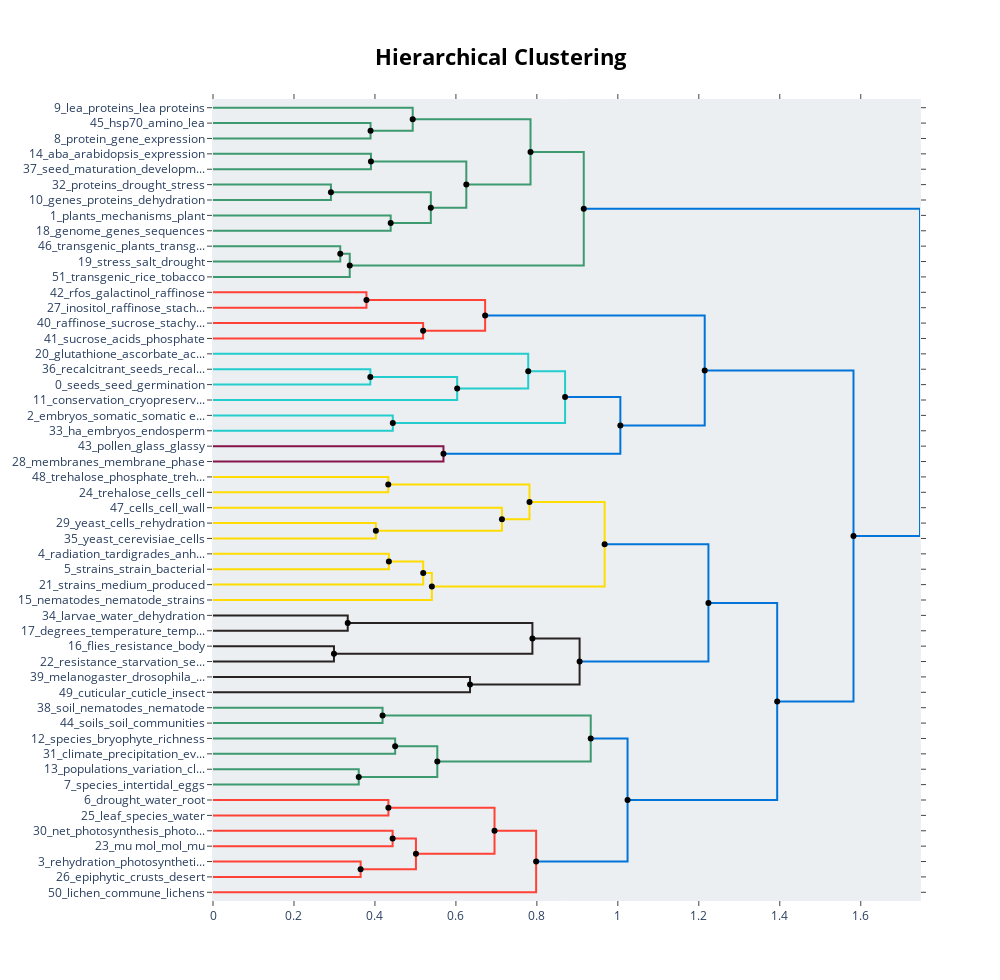

The notebook cell saved with this chart:
### Code cell
topic_model.visualize_hierarchy(hierarchical_topics=hierarchical_topics)

### Figure 1 — Plotly figure (JSON) as saved in the notebook; plotly's stock layout.template omitted (floating-point values rounded to 4 significant figures)
{"data": [{"hoverinfo": "text", "marker": {"color": "rgb(61,153,112)"}, "mode": "lines", "text": ["hsp70_amino_lea_bp_protein", "", "", "protein_gene_expression_proteins_cdna"], "type": "scatter", "x": [0, 0.3892, 0.3892, 0], "xaxis": "x", "y": [-15, -15, -25, -25], "yaxis": "y"}, {"hoverinfo": "text", "marker": {"color": "rgb(61,153,112)"}, "mode": "lines", "text": ["lea_proteins_lea proteins_protein_group", "", "", "protein_gene_expression_cdna_proteins"], "type": "scatter", "x": [0, 0.4933, 0.4933, 0.3892], "xaxis": "x", "y": [-5, -5, -20, -20], "yaxis": "y"}, {"hoverinfo": "text", "marker": {"color": "rgb(61,153,112)"}, "mode": "lines", "text": ["aba_arabidopsis_expression_abi3_genes", "", "", "seed_maturation_development_genes_expression"], "type": "scatter", "x": [0, 0.3901, 0.3901, 0], "xaxis": "x", "y": [-35, -35, -45, -45], "yaxis": "y"}, {"hoverinfo": "text", "marker": {"color": "rgb(61,153,112)"}, "mode": "lines", "text": ["proteins_drought_stress_dt_metabolites", "", "", "genes_proteins_dehydration_expression_protein"], "type": "scatter", "x": [0, 0.2913, 0.2913, 0], "xaxis": "x", "y": [-55, -55, -65, -65], "yaxis": "y"}, {"hoverinfo": "text", "marker": {"color": "rgb(61,153,112)"}, "mode": "lines", "text": ["plants_mechanisms_plant_tolerance_desiccation", "", "", "genome_genes_sequences_gene_evolution"], "type": "scatter", "x": [0, 0.4389, 0.4389, 0], "xaxis": "x", "y": [-75, -75, -85, -85], "yaxis": "y"}, {"hoverinfo": "text", "marker": {"color": "rgb(61,153,112)"}, "mode": "lines", "text": ["genes_proteins_protein_stress_dehydration", "", "", "plants_plant_mechanisms_tolerance_desiccation"], "type": "scatter", "x": [0.2913, 0.538, 0.538, 0.4389], "xaxis": "x", "y": [-60, -60, -80, -80], "yaxis": "y"}, {"hoverinfo": "text", "marker": {"color": "rgb(61,153,112)"}, "mode": "lines", "text": ["aba_expression_genes_seed_arabidopsis", "", "", "plants_genes_proteins_stress_desiccation"], "type": "scatter", "x": [0.3901, 0.6257, 0.6257, 0.538], "xaxis": "x", "y": [-40, -40, -70, -70], "yaxis": "y"}, {"hoverinfo": "text", "marker": {"color": "rgb(61,153,112)"}, "mode": "lines", "text": ["lea_proteins_protein_lea proteins_group", "", "", "genes_plants_stress_proteins_expression"], "type": "scatter", "x": [0.4933, 0.7843, 0.7843, 0.6257], "xaxis": "x", "y": [-12.5, -12.5, -55, -55], "yaxis": "y"}, {"hoverinfo": "text", "marker": {"color": "rgb(61,153,112)"}, "mode": "lines", "text": ["transgenic_plants_transgenic plants_stress_promoter", "", "", "stress_salt_drought_transgenic_plants"], "type": "scatter", "x": [0, 0.3143, 0.3143, 0], "xaxis": "x", "y": [-95, -95, -105, -105], "yaxis": "y"}, {"hoverinfo": "text", "marker": {"color": "rgb(61,153,112)"}, "mode": "lines", "text": ["transgenic_stress_drought_plants_salt", "", "", "transgenic_rice_tobacco_stress_plants"], "type": "scatter", "x": [0.3143, 0.3378, 0.3378, 0], "xaxis": "x", "y": [-100, -100, -115, -115], "yaxis": "y"}, {"hoverinfo": "text", "marker": {"color": "rgb(61,153,112)"}, "mode": "lines", "text": ["proteins_genes_protein_stress_expression", "", "", "transgenic_stress_plants_drought_salt"], "type": "scatter", "x": [0.7843, 0.9158, 0.9158, 0.3378], "xaxis": "x", "y": [-33.75, -33.75, -107.5, -107.5], "yaxis": "y"}, {"hoverinfo": "text", "marker": {"color": "rgb(255,65,54)"}, "mode": "lines", "text": ["rfos_galactinol_raffinose_synthase_rfo", "", "", "inositol_raffinose_stachyose_myo_myo inositol"], "type": "scatter", "x": [0, 0.3791, 0.3791, 0], "xaxis": "x", "y": [-125, -125, -135, -135], "yaxis": "y"}, {"hoverinfo": "text", "marker": {"color": "rgb(255,65,54)"}, "mode": "lines", "text": ["raffinose_sucrose_stachyose_carbohydrates_soluble", "", "", "sucrose_acids_phosphate_fatty_glucose"], "type": "scatter", "x": [0, 0.519, 0.519, 0], "xaxis": "x", "y": [-145, -145, -155, -155], "yaxis": "y"}, {"hoverinfo": "text", "marker": {"color": "rgb(255,65,54)"}, "mode": "lines", "text": ["raffinose_rfos_galactinol_inositol_stachyose", "", "", "sucrose_raffinose_sugars_glucose_fructose"], "type": "scatter", "x": [0.3791, 0.6722, 0.6722, 0.519], "xaxis": "x", "y": [-130, -130, -150, -150], "yaxis": "y"}, {"hoverinfo": "text", "marker": {"color": "rgb(35,205,205)"}, "mode": "lines", "text": ["recalcitrant_seeds_recalcitrant seeds_orthodox_water contents", "", "", "seeds_seed_germination_storage_content"], "type": "scatter", "x": [0, 0.3886, 0.3886, 0], "xaxis": "x", "y": [-175, -175, -185, -185], "yaxis": "y"}, {"hoverinfo": "text", "marker": {"color": "rgb(35,205,205)"}, "mode": "lines", "text": ["seeds_seed_germination_storage_drying", "", "", "conservation_cryopreservation_situ_ex situ_ex"], "type": "scatter", "x": [0.3886, 0.6031, 0.6031, 0], "xaxis": "x", "y": [-180, -180, -195, -195], "yaxis": "y"}, {"hoverinfo": "text", "marker": {"color": "rgb(35,205,205)"}, "mode": "lines", "text": ["glutathione_ascorbate_activities_antioxidant_reductase", "", "", "seeds_seed_germination_storage_drying"], "type": "scatter", "x": [0, 0.7786, 0.7786, 0.6031], "xaxis": "x", "y": [-165, -165, -187.5, -187.5], "yaxis": "y"}, {"hoverinfo": "text", "marker": {"color": "rgb(35,205,205)"}, "mode": "lines", "text": ["embryos_somatic_somatic embryos_medium_aba", "", "", "ha_embryos_endosperm_kg_somatic"], "type": "scatter", "x": [0, 0.4441, 0.4441, 0], "xaxis": "x", "y": [-205, -205, -215, -215], "yaxis": "y"}, {"hoverinfo": "text", "marker": {"color": "rgb(35,205,205)"}, "mode": "lines", "text": ["seeds_seed_germination_storage_drying", "", "", "embryos_somatic_somatic embryos_aba_medium"], "type": "scatter", "x": [0.7786, 0.8697, 0.8697, 0.4441], "xaxis": "x", "y": [-176.2, -176.2, -210, -210], "yaxis": "y"}, {"hoverinfo": "text", "marker": {"color": "rgb(133,20,75)"}, "mode": "lines", "text": ["pollen_glass_glassy_cysts_ftir", "", "", "membranes_membrane_phase_fusion_transition"], "type": "scatter", "x": [0, 0.5693, 0.5693, 0], "xaxis": "x", "y": [-225, -225, -235, -235], "yaxis": "y"}, {"hoverinfo": "text", "marker": {"color": "rgb(0,116,217)"}, "mode": "lines", "text": ["seeds_seed_germination_embryos_storage", "", "", "pollen_membranes_glass_transition_phase"], "type": "scatter", "x": [0.8697, 1.006, 1.006, 0.5693], "xaxis": "x", "y": [-193.1, -193.1, -230, -230], "yaxis": "y"}, {"hoverinfo": "text", "marker": {"color": "rgb(0,116,217)"}, "mode": "lines", "text": ["raffinose_stachyose_sucrose_galactinol_rfos", "", "", "seeds_seed_germination_embryos_storage"], "type": "scatter", "x": [0.6722, 1.215, 1.215, 1.006], "xaxis": "x", "y": [-140, -140, -211.6, -211.6], "yaxis": "y"}, {"hoverinfo": "text", "marker": {"color": "rgb(255,220,0)"}, "mode": "lines", "text": ["trehalose_phosphate_trehalose phosphate_glucose_disaccharide", "", "", "trehalose_cells_cell_intracellular_mammalian"], "type": "scatter", "x": [0, 0.4329, 0.4329, 0], "xaxis": "x", "y": [-245, -245, -255, -255], "yaxis": "y"}, {"hoverinfo": "text", "marker": {"color": "rgb(255,220,0)"}, "mode": "lines", "text": ["yeast_cells_rehydration_trehalose_calcium", "", "", "yeast_cerevisiae_cells_strain_strains"], "type": "scatter", "x": [0, 0.4023, 0.4023, 0], "xaxis": "x", "y": [-275, -275, -285, -285], "yaxis": "y"}, {"hoverinfo": "text", "marker": {"color": "rgb(255,220,0)"}, "mode": "lines", "text": ["cells_cell_wall_walls_cell wall", "", "", "yeast_cerevisiae_cells_strain_saccharomyces"], "type": "scatter", "x": [0, 0.7137, 0.7137, 0.4023], "xaxis": "x", "y": [-265, -265, -280, -280], "yaxis": "y"}, {"hoverinfo": "text", "marker": {"color": "rgb(255,220,0)"}, "mode": "lines", "text": ["trehalose_cells_phosphate_intracellular_cell", "", "", "cells_yeast_cell_cerevisiae_rehydration"], "type": "scatter", "x": [0.4329, 0.7818, 0.7818, 0.7137], "xaxis": "x", "y": [-250, -250, -272.5, -272.5], "yaxis": "y"}, {"hoverinfo": "text", "marker": {"color": "rgb(255,220,0)"}, "mode": "lines", "text": ["radiation_tardigrades_anhydrobiotic_anhydrobiosis_sp", "", "", "strains_strain_bacterial_survival_cells"], "type": "scatter", "x": [0, 0.4344, 0.4344, 0], "xaxis": "x", "y": [-295, -295, -305, -305], "yaxis": "y"}, {"hoverinfo": "text", "marker": {"color": "rgb(255,220,0)"}, "mode": "lines", "text": ["strains_radiation_survival_strain_bacteria", "", "", "strains_medium_produced_growth_peg"], "type": "scatter", "x": [0.4344, 0.5192, 0.5192, 0], "xaxis": "x", "y": [-300, -300, -315, -315], "yaxis": "y"}, {"hoverinfo": "text", "marker": {"color": "rgb(255,220,0)"}, "mode": "lines", "text": ["strains_radiation_survival_strain_cells", "", "", "nematodes_nematode_strains_juveniles_strain"], "type": "scatter", "x": [0.5192, 0.5406, 0.5406, 0], "xaxis": "x", "y": [-307.5, -307.5, -325, -325], "yaxis": "y"}, {"hoverinfo": "text", "marker": {"color": "rgb(255,220,0)"}, "mode": "lines", "text": ["trehalose_cells_cell_yeast_membrane", "", "", "strains_survival_strain_desiccation_radiation"], "type": "scatter", "x": [0.7818, 0.9674, 0.9674, 0.5406], "xaxis": "x", "y": [-261.2, -261.2, -316.2, -316.2], "yaxis": "y"}, {"hoverinfo": "text", "marker": {"color": "rgb(40,35,35)"}, "mode": "lines", "text": ["larvae_water_dehydration_cold_rh", "", "", "degrees_temperature_temperatures_water_cold"], "type": "scatter", "x": [0, 0.3328, 0.3328, 0], "xaxis": "x", "y": [-335, -335, -345, -345], "yaxis": "y"}, {"hoverinfo": "text", "marker": {"color": "rgb(40,35,35)"}, "mode": "lines", "text": ["flies_resistance_body_desiccation resistance_starvation", "", "", "resistance_starvation_selection_populations_drosophila"], "type": "scatter", "x": [0, 0.2988, 0.2988, 0], "xaxis": "x", "y": [-355, -355, -365, -365], "yaxis": "y"}, {"hoverinfo": "text", "marker": {"color": "rgb(40,35,35)"}, "mode": "lines", "text": ["degrees_larvae_water_cold_temperature", "", "", "resistance_flies_starvation_drosophila_desiccation resistance"], "type": "scatter", "x": [0.3328, 0.789, 0.789, 0.2988], "xaxis": "x", "y": [-340, -340, -360, -360], "yaxis": "y"}, {"hoverinfo": "text", "marker": {"color": "rgb(40,35,35)"}, "mode": "lines", "text": ["melanogaster_drosophila_receptor_peptide_signaling", "", "", "cuticular_cuticle_insect_permeability_rnai"], "type": "scatter", "x": [0, 0.6349, 0.6349, 0], "xaxis": "x", "y": [-375, -375, -385, -385], "yaxis": "y"}, {"hoverinfo": "text", "marker": {"color": "rgb(40,35,35)"}, "mode": "lines", "text": ["degrees_resistance_cold_body_water", "", "", "insect_cuticle_cuticular_insects_melanogaster"], "type": "scatter", "x": [0.789, 0.9055, 0.9055, 0.6349], "xaxis": "x", "y": [-350, -350, -380, -380], "yaxis": "y"}, {"hoverinfo": "text", "marker": {"color": "rgb(0,116,217)"}, "mode": "lines", "text": ["trehalose_cells_strains_strain_survival", "", "", "degrees_resistance_cold_body_water"], "type": "scatter", "x": [0.9674, 1.224, 1.224, 0.9055], "xaxis": "x", "y": [-288.8, -288.8, -365, -365], "yaxis": "y"}, {"hoverinfo": "text", "marker": {"color": "rgb(61,153,112)"}, "mode": "lines", "text": ["soil_nematodes_nematode_soil moisture_season", "", "", "soils_soil_communities_nematode_nematodes"], "type": "scatter", "x": [0, 0.4188, 0.4188, 0], "xaxis": "x", "y": [-395, -395, -405, -405], "yaxis": "y"}, {"hoverinfo": "text", "marker": {"color": "rgb(61,153,112)"}, "mode": "lines", "text": ["species_bryophyte_richness_forest_diversity", "", "", "climate_precipitation_events_communities_community"], "type": "scatter", "x": [0, 0.4499, 0.4499, 0], "xaxis": "x", "y": [-415, -415, -425, -425], "yaxis": "y"}, {"hoverinfo": "text", "marker": {"color": "rgb(61,153,112)"}, "mode": "lines", "text": ["populations_variation_climate_traits_species", "", "", "species_intertidal_eggs_snails_habitat"], "type": "scatter", "x": [0, 0.36, 0.36, 0], "xaxis": "x", "y": [-435, -435, -445, -445], "yaxis": "y"}, {"hoverinfo": "text", "marker": {"color": "rgb(61,153,112)"}, "mode": "lines", "text": ["species_forest_bryophyte_richness_climate", "", "", "species_intertidal_thermal_populations_tolerance"], "type": "scatter", "x": [0.4499, 0.5541, 0.5541, 0.36], "xaxis": "x", "y": [-420, -420, -440, -440], "yaxis": "y"}, {"hoverinfo": "text", "marker": {"color": "rgb(61,153,112)"}, "mode": "lines", "text": ["soil_soils_nematodes_nematode_communities", "", "", "species_climate_intertidal_distribution_thermal"], "type": "scatter", "x": [0.4188, 0.933, 0.933, 0.5541], "xaxis": "x", "y": [-400, -400, -430, -430], "yaxis": "y"}, {"hoverinfo": "text", "marker": {"color": "rgb(255,65,54)"}, "mode": "lines", "text": ["drought_water_root_yield_leaf", "", "", "leaf_species_water_drought_traits"], "type": "scatter", "x": [0, 0.4333, 0.4333, 0], "xaxis": "x", "y": [-455, -455, -465, -465], "yaxis": "y"}, {"hoverinfo": "text", "marker": {"color": "rgb(255,65,54)"}, "mode": "lines", "text": ["net_photosynthesis_photosynthetic_carbon_co2", "", "", "mu mol_mol_mu_irradiance_seawater"], "type": "scatter", "x": [0, 0.4437, 0.4437, 0], "xaxis": "x", "y": [-475, -475, -485, -485], "yaxis": "y"}, {"hoverinfo": "text", "marker": {"color": "rgb(255,65,54)"}, "mode": "lines", "text": ["rehydration_photosynthetic_light_chlorophyll_fluorescence", "", "", "epiphytic_crusts_desert_significantly_mosses"], "type": "scatter", "x": [0, 0.3646, 0.3646, 0], "xaxis": "x", "y": [-495, -495, -505, -505], "yaxis": "y"}, {"hoverinfo": "text", "marker": {"color": "rgb(255,65,54)"}, "mode": "lines", "text": ["photosynthetic_photosynthesis_mu mol_mol_mu", "", "", "rehydration_photosynthetic_light_desiccation_chlorophyll"], "type": "scatter", "x": [0.4437, 0.5013, 0.5013, 0.3646], "xaxis": "x", "y": [-480, -480, -500, -500], "yaxis": "y"}, {"hoverinfo": "text", "marker": {"color": "rgb(255,65,54)"}, "mode": "lines", "text": ["drought_leaf_water_species_root", "", "", "photosynthetic_light_rehydration_desiccation_fluorescence"], "type": "scatter", "x": [0.4333, 0.6954, 0.6954, 0.5013], "xaxis": "x", "y": [-460, -460, -490, -490], "yaxis": "y"}, {"hoverinfo": "text", "marker": {"color": "rgb(255,65,54)"}, "mode": "lines", "text": ["water_drought_leaf_photosynthetic_desiccation", "", "", "lichen_commune_lichens_da_uv"], "type": "scatter", "x": [0.6954, 0.7982, 0.7982, 0], "xaxis": "x", "y": [-475, -475, -515, -515], "yaxis": "y"}, {"hoverinfo": "text", "marker": {"color": "rgb(0,116,217)"}, "mode": "lines", "text": ["species_soil_climate_distribution_intertidal", "", "", "water_drought_leaf_photosynthetic_desiccation"], "type": "scatter", "x": [0.933, 1.024, 1.024, 0.7982], "xaxis": "x", "y": [-415, -415, -495, -495], "yaxis": "y"}, {"hoverinfo": "text", "marker": {"color": "rgb(0,116,217)"}, "mode": "lines", "text": ["trehalose_cells_degrees_strains_desiccation", "", "", "species_water_drought_desiccation_soil"], "type": "scatter", "x": [1.224, 1.394, 1.394, 1.024], "xaxis": "x", "y": [-326.9, -326.9, -455, -455], "yaxis": "y"}, {"hoverinfo": "text", "marker": {"color": "rgb(0,116,217)"}, "mode": "lines", "text": ["seeds_seed_germination_embryos_storage", "", "", "species_water_desiccation_tolerance_stress"], "type": "scatter", "x": [1.215, 1.582, 1.582, 1.394], "xaxis": "x", "y": [-175.8, -175.8, -390.9, -390.9], "yaxis": "y"}, {"hoverinfo": "text", "marker": {"color": "rgb(0,116,217)"}, "mode": "lines", "text": ["proteins_genes_stress_protein_plants", "", "", "desiccation_species_water_seeds_tolerance"], "type": "scatter", "x": [0.9158, 1.746, 1.746, 1.582], "xaxis": "x", "y": [-70.62, -70.62, -283.4, -283.4], "yaxis": "y"}, {"hoverinfo": "text", "hovertext": ["genes_proteins_protein_stress_dehydration", "aba_expression_genes_seed_arabidopsis", "lea_proteins_protein_lea proteins_group", "transgenic_stress_drought_plants_salt", "proteins_genes_protein_stress_expression", "raffinose_rfos_galactinol_inositol_stachyose", "seeds_seed_germination_storage_drying", "seeds_seed_germination_storage_drying", "seeds_seed_germination_embryos_storage", "raffinose_stachyose_sucrose_galactinol_rfos", "trehalose_cells_phosphate_intracellular_cell", "strains_radiation_survival_strain_bacteria", "strains_radiation_survival_strain_cells", "trehalose_cells_cell_yeast_membrane", "degrees_larvae_water_cold_temperature", "degrees_resistance_cold_body_water", "trehalose_cells_strains_strain_survival", "species_forest_bryophyte_richness_climate", "soil_soils_nematodes_nematode_communities", "photosynthetic_photosynthesis_mu mol_mol_mu", "drought_leaf_water_species_root", "water_drought_leaf_photosynthetic_desiccation", "species_soil_climate_distribution_intertidal", "trehalose_cells_degrees_strains_desiccation", "seeds_seed_germination_embryos_storage", "proteins_genes_stress_protein_plants"], "marker": {"color": "black"}, "mode": "markers", "showlegend": false, "type": "scatter", "x": [0.2913, 0.3901, 0.4933, 0.3143, 0.7843, 0.3791, 0.3886, 0.7786, 0.8697, 0.6722, 0.4329, 0.4344, 0.5192, 0.7818, 0.3328, 0.789, 0.9674, 0.4499, 0.4188, 0.4437, 0.4333, 0.6954, 0.933, 1.224, 1.215, 0.9158], "y": [-60, -40, -12.5, -100, -33.75, -130, -180, -176.2, -193.1, -140, -250, -300, -307.5, -261.2, -340, -350, -288.8, -420, -400, -480, -460, -475, -415, -326.9, -175.8, -70.62]}, {"hoverinfo": "text", "hovertext": ["protein_gene_expression_cdna_proteins", "plants_plant_mechanisms_tolerance_desiccation", "plants_genes_proteins_stress_desiccation", "genes_plants_stress_proteins_expression", "transgenic_stress_plants_drought_salt", "sucrose_raffinose_sugars_glucose_fructose", "seeds_seed_germination_storage_drying", "embryos_somatic_somatic embryos_aba_medium", "pollen_membranes_glass_transition_phase", "seeds_seed_germination_embryos_storage", "yeast_cerevisiae_cells_strain_saccharomyces", "cells_yeast_cell_cerevisiae_rehydration", "strains_survival_strain_desiccation_radiation", "resistance_flies_starvation_drosophila_desiccation resistance", "insect_cuticle_cuticular_insects_melanogaster", "degrees_resistance_cold_body_water", "species_intertidal_thermal_populations_tolerance", "species_climate_intertidal_distribution_thermal", "rehydration_photosynthetic_light_desiccation_chlorophyll", "photosynthetic_light_rehydration_desiccation_fluorescence", "water_drought_leaf_photosynthetic_desiccation", "species_water_drought_desiccation_soil", "species_water_desiccation_tolerance_stress", "desiccation_species_water_seeds_tolerance"], "marker": {"color": "black"}, "mode": "markers", "showlegend": false, "type": "scatter", "x": [0.3892, 0.4389, 0.538, 0.6257, 0.3378, 0.519, 0.6031, 0.4441, 0.5693, 1.006, 0.4023, 0.7137, 0.5406, 0.2988, 0.6349, 0.9055, 0.36, 0.5541, 0.3646, 0.5013, 0.7982, 1.024, 1.394, 1.582], "y": [-20, -80, -70, -55, -107.5, -150, -187.5, -210, -230, -211.6, -280, -272.5, -316.2, -360, -380, -365, -440, -430, -500, -490, -495, -455, -390.9, -283.4]}], "layout": {"autosize": false, "height": 980, "hoverlabel": {"bgcolor": "white", "font": {"family": "Rockwell", "size": 16}}, "hovermode": "closest", "plot_bgcolor": "#ECEFF1", "showlegend": false, "title": {"font": {"color": "Black", "size": 22}, "text": "<b>Hierarchical Clustering</b>", "x": 0.5, "xanchor": "center", "yanchor": "top"}, "width": 1000, "xaxis": {"mirror": "allticks", "rangemode": "tozero", "showgrid": false, "showline": true, "showticklabels": true, "ticks": "outside", "type": "linear", "zeroline": false}, "yaxis": {"mirror": "allticks", "range": [-520, 0], "rangemode": "tozero", "showgrid": false, "showline": true, "showticklabels": true, "tickmode": "array", "ticks": "outside", "ticktext": ["9_lea_proteins_lea proteins", "45_hsp70_amino_lea", "8_protein_gene_expression", "14_aba_arabidopsis_expression", "37_seed_maturation_developm...", "32_proteins_drought_stress", "10_genes_proteins_dehydration", "1_plants_mechanisms_plant", "18_genome_genes_sequences", "46_transgenic_plants_transg...", "19_stress_salt_drought", "51_transgenic_rice_tobacco", "42_rfos_galactinol_raffinose", "27_inositol_raffinose_stach...", "40_raffinose_sucrose_stachy...", "41_sucrose_acids_phosphate", "20_glutathione_ascorbate_ac...", "36_recalcitrant_seeds_recal...", "0_seeds_seed_germination", "11_conservation_cryopreserv...", "2_embryos_somatic_somatic e...", "33_ha_embryos_endosperm", "43_pollen_glass_glassy", "28_membranes_membrane_phase", "48_trehalose_phosphate_treh...", "24_trehalose_cells_cell", "47_cells_cell_wall", "29_yeast_cells_rehydration", "35_yeast_cerevisiae_cells", "4_radiation_tardigrades_anh...", "5_strains_strain_bacterial", "21_strains_medium_produced", "15_nematodes_nematode_strains", "34_larvae_water_dehydration", "17_degrees_temperature_temp...", "16_flies_resistance_body", "22_resistance_starvation_se...", "39_melanogaster_drosophila_...", "49_cuticular_cuticle_insect", "38_soil_nematodes_nematode", "44_soils_soil_communities", "12_species_bryophyte_richness", "31_climate_precipitation_ev...", "13_populations_variation_cl...", "7_species_intertidal_eggs", "6_drought_water_root", "25_leaf_species_water", "30_net_photosynthesis_photo...", "23_mu mol_mol_mu", "3_rehydration_photosyntheti...", "26_epiphytic_crusts_desert", "50_lichen_commune_lichens"], "tickvals": [-5, -15, -25, -35, -45, -55, -65, -75, -85, -95, -105, -115, -125, -135, -145, -155, -165, -175, -185, -195, -205, -215, -225, -235, -245, -255, -265, -275, -285, -295, -305, -315, -325, -335, -345, -355, -365, -375, -385, -395, -405, -415, -425, -435, -445, -455, -465, -475, -485, -495, -505, -515], "type": "linear", "zeroline": false}}}
